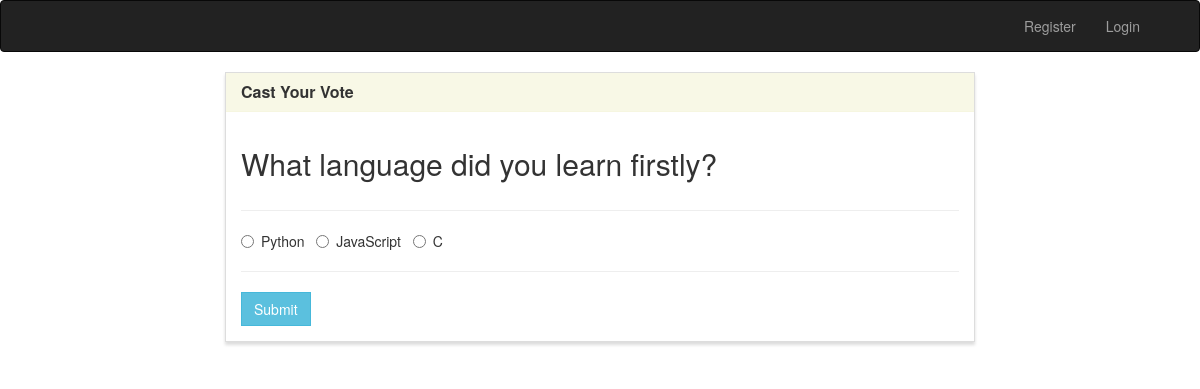
The app's page /vote/2/ with its own data.
### poll/models.py (models this page shows, shortened)
class Poll(models.Model):
    question = models.TextField()
    option_one = models.CharField(max_length=30)
    option_two = models.CharField(max_length=30)
    option_three = models.CharField(max_length=30)
    option_one_count = models.IntegerField(default=0)
    option_two_count = models.IntegerField(default=0)
    option_three_count = models.IntegerField(default=0)

### poll/views.py (the view, shortened to what this page needs)
# urls.py: path('vote/<poll_id>/', views.vote, name='vote'),
def vote(request, poll_id):
    poll = Poll.objects.get(pk=poll_id)
    context = {
        'poll' : poll
    }
    return render(request, 'vote.html', context)

### templates/vote.html (shortened to what this page needs)
{% extends "base.html" %}
{% block main %}
<div class="row">
    <div class="col-lg-8 col-lg-offset-2">
        <div class="panel panel-default">
            <div class="panel-heading">
                <h3 class="panel-title">Cast Your Vote</h3>
            </div>
            <div class="panel-body">
                <div class="row">
                    <div class="col-lg-12">
                        <h2>{{ poll.question }}</h2>
                    </div>
                </div>
                <div class="row">
                    <div class="col-lg-12">
                        <hr />
                        <form method="POST">
                            <div class="form-group">
                                <div class="radio">
                                    <label>
                                        <input type="radio" name="poll" value="option1" required>
                                        {{ poll.option_one }}
                                    </label> &nbsp;
                                    <label>
                                        <input type="radio" name="poll" value="option2">
                                        {{ poll.option_two }}
                                    </label> &nbsp;
                                    <label>
                                        <input type="radio" name="poll" value="option3">
                                        {{ poll.option_three }}
                                    </label> &nbsp;
                                </div>
                            </div>
                            <hr />
                            <button type="submit" class="btn btn-info">
                                Submit
                            </button>
                        </form>
                    </div>
                </div>
            </div>
        </div>
    </div>
</div>
{% endblock %}

### poll/static/style.css (style rules this page uses)
.navbar-default, .btn, .form-control, .panel { border-radius: 0; }
.panel-default > .panel-heading { color: #333; background-color: rgba(245, 245, 220, .7); border-color: rgba(245, 245, 220, .6); border-top-left-radius: 0; border-top-right-radius: 0; }
.panel { box-shadow: 0px 3px 3px 0px #ddd; }
a.navbar-brand, .panel-title { font-weight: bolder; }

### records on screen
Poll: question "What language did you learn firstly?", option_one "Python", option_two "JavaScript", option_three "C"
